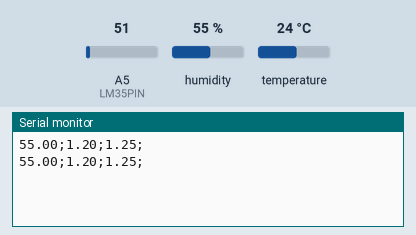
Recording of a sketch running on a simulated Arduino Uno, built with avr-gcc and run on an emulated ATmega328P. Parts: the last lines printed to the serial monitor. The inputs (shaded band) are chosen by the test bench; at power-on: humidity 55 %, A5 (LM35PIN) = 51, temperature 24 °C.

Above: at 1.8 s.
1.9 s: humidity set to 22 %
At 3.3 s:
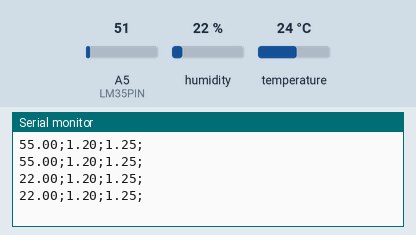
3.4 s: A5 (LM35PIN) set to 61
At 4.7 s:
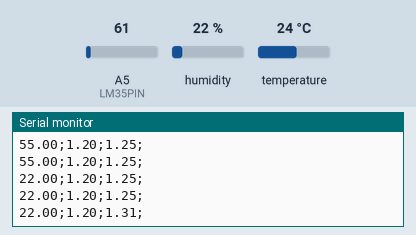
4.9 s: temperature set to 12 °C
At 5.9 s:
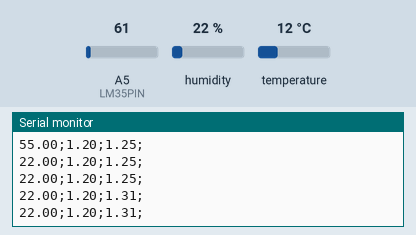
6.4 s: A5 (LM35PIN) set to 71
At 7.6 s:
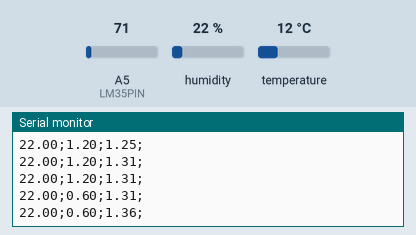
7.9 s: humidity set to 40 %
At 8.9 s:
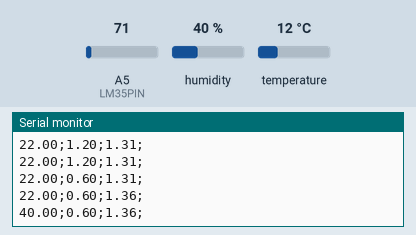
Timing chart, 0 to 10.4 s (numbered marks = the images above; inputs shaded):
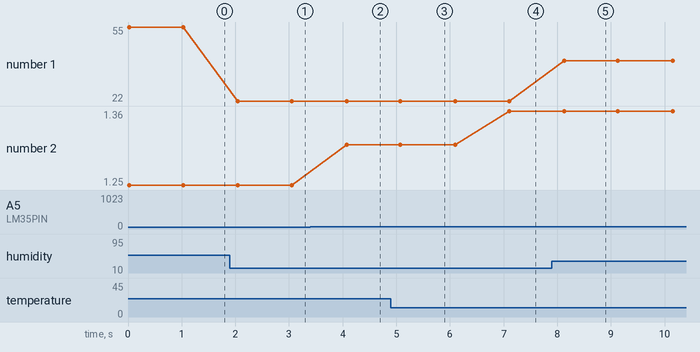

The sketch:

Arduino_TechFish.ino
```cpp
// Inclusão das bibliotecas dos sensores
#include <DHT.h>
#include <DHT_U.h>

#include <Adafruit_Sensor.h>

#include <DHT.h>
#include <DHT_U.h>

#include "DHT.h"

// Definição das portas  que serão usadas
#define DHTPIN A1
#define LM35PIN A5

DHT dht(DHTPIN, DHT11);

// Iniciando a configuração necessária para o funcionamento dos sensores
void setup()
{
  pinMode(DHTPIN, INPUT);
  Serial.begin(9600);
  dht.begin();
}

// Inicio do loop, que será repetido enquanto tenha energia na placa arduíno
void loop()
{
  // definindo o tipo de dado e como o dado será obtido
  float dht11_umidade = dht.readHumidity();
  float dht11_temperatura = dht.readTemperature();
  //manipulando a variável criada com base nos valores necessários para o projeto
  dht11_temperatura = dht11_temperatura * 0.050;
  //exposição dos dados no monitor serial
  Serial.print(dht11_umidade);
  Serial.print(";");
  Serial.print(dht11_temperatura);
  Serial.print(";");

  // definindo o tipo de dado e como o dado será obtido
  float lm35_temperatura = analogRead(LM35PIN);
  // manipulando a variável criada com base nos valores necessários para o projeto
  lm35_temperatura = lm35_temperatura * 0.0050;
  lm35_temperatura = lm35_temperatura +1;
  // exposição dos daados no monitor serial
  Serial.print(lm35_temperatura);
  Serial.println(";");
  //próximos dados serão enviados para outra linha, criando assim uma lista

  //delay de 1 segundo para aquisição e exposição de dados  no monitor serial
  delay(1000);
}
```

Measured:
- after the input at 1.9 s, the serial monitor: prints a new line after 0.15 s (image 1)
- after the input at 3.4 s, the serial monitor: prints a new line after 0.68 s (image 2)
- after the input at 6.4 s, the serial monitor: prints a new line after 0.70 s (image 4)
- after the input at 7.9 s, the serial monitor: prints a new line after 0.23 s (image 5)
- plotted number 1: 55 → 22 after the input at 1.9 s, 22 → 40 after the input at 7.9 s
- plotted number 2: 1.25 → 1.31 after the input at 3.4 s, 1.31 → 1.36 after the input at 6.4 s
